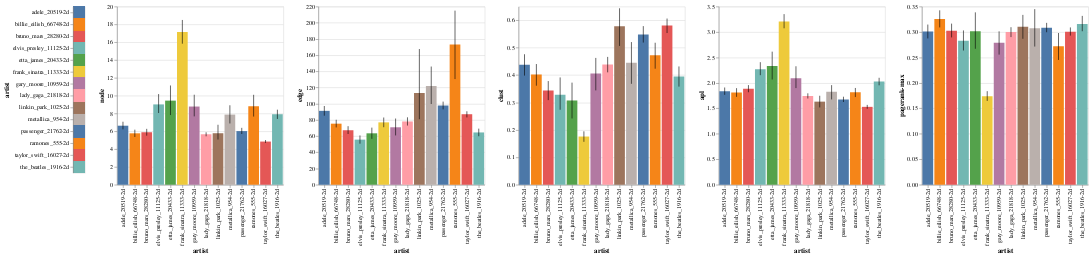

Notebook cell for this chart:
### Code cell
# bar graph

selection = alt.selection_multi(fields=['artist',])

color = alt.condition(selection, alt.Color('artist:N', legend=None),alt.value('lightgray'))

bars = alt.Chart(df).mark_bar().encode(
    x='artist:O',
    color=color,
    tooltip='artist'
).interactive()

error_bars = alt.Chart(df).mark_errorbar(extent='ci').encode(
    x='artist:O',
)

res = bars.encode(y=f'mean({features[0]}):Q')+error_bars.encode(y=f'{features[0]}:Q')

for i in features[1:]:
    res = res|bars.encode(y=f'mean({i}):Q')+error_bars.encode(y=f'{i}:Q')

alt.Chart(df).mark_rect().encode(y='artist', color=color).add_selection(selection) | res

### Figure 1 — Vega-Lite specification as saved in the notebook (floating-point values rounded to 4 significant figures; data arrays with more than 128 entries replaced by an {"elided": "..."} marker saying what was removed)
{"config": {"view": {"continuousWidth": 400, "continuousHeight": 300}}, "hconcat": [{"mark": "rect", "encoding": {"color": {"condition": {"type": "nominal", "field": "artist", "legend": null, "selection": "selector019"}, "value": "lightgray"}, "y": {"type": "nominal", "field": "artist"}}, "selection": {"selector019": {"type": "multi", "fields": ["artist"]}}}, {"hconcat": [{"layer": [{"mark": "bar", "encoding": {"color": {"condition": {"type": "nominal", "field": "artist", "legend": null, "selection": "selector019"}, "value": "lightgray"}, "tooltip": {"type": "nominal", "field": "artist"}, "x": {"type": "ordinal", "field": "artist"}, "y": {"type": "quantitative", "aggregate": "mean", "field": "node"}}, "selection": {"selector020": {"type": "interval", "bind": "scales", "encodings": ["x", "y"]}}}, {"mark": {"type": "errorbar", "extent": "ci"}, "encoding": {"x": {"type": "ordinal", "field": "artist"}, "y": {"type": "quantitative", "field": "node"}}}]}, {"layer": [{"mark": "bar", "encoding": {"color": {"condition": {"type": "nominal", "field": "artist", "legend": null, "selection": "selector019"}, "value": "lightgray"}, "tooltip": {"type": "nominal", "field": "artist"}, "x": {"type": "ordinal", "field": "artist"}, "y": {"type": "quantitative", "aggregate": "mean", "field": "edge"}}, "selection": {"selector020": {"type": "interval", "bind": "scales", "encodings": ["x", "y"]}}}, {"mark": {"type": "errorbar", "extent": "ci"}, "encoding": {"x": {"type": "ordinal", "field": "artist"}, "y": {"type": "quantitative", "field": "edge"}}}]}, {"layer": [{"mark": "bar", "encoding": {"color": {"condition": {"type": "nominal", "field": "artist", "legend": null, "selection": "selector019"}, "value": "lightgray"}, "tooltip": {"type": "nominal", "field": "artist"}, "x": {"type": "ordinal", "field": "artist"}, "y": {"type": "quantitative", "aggregate": "mean", "field": "clust"}}, "selection": {"selector020": {"type": "interval", "bind": "scales", "encodings": ["x", "y"]}}}, {"mark": {"type": "errorbar", "extent": "ci"}, "encoding": {"x": {"type": "ordinal", "field": "artist"}, "y": {"type": "quantitative", "field": "clust"}}}]}, {"layer": [{"mark": "bar", "encoding": {"color": {"condition": {"type": "nominal", "field": "artist", "legend": null, "selection": "selector019"}, "value": "lightgray"}, "tooltip": {"type": "nominal", "field": "artist"}, "x": {"type": "ordinal", "field": "artist"}, "y": {"type": "quantitative", "aggregate": "mean", "field": "apl"}}, "selection": {"selector020": {"type": "interval", "bind": "scales", "encodings": ["x", "y"]}}}, {"mark": {"type": "errorbar", "extent": "ci"}, "encoding": {"x": {"type": "ordinal", "field": "artist"}, "y": {"type": "quantitative", "field": "apl"}}}]}, {"layer": [{"mark": "bar", "encoding": {"color": {"condition": {"type": "nominal", "field": "artist", "legend": null, "selection": "selector019"}, "value": "lightgray"}, "tooltip": {"type": "nominal", "field": "artist"}, "x": {"type": "ordinal", "field": "artist"}, "y": {"type": "quantitative", "aggregate": "mean", "field": "pagerank-max"}}, "selection": {"selector020": {"type": "interval", "bind": "scales", "encodings": ["x", "y"]}}}, {"mark": {"type": "errorbar", "extent": "ci"}, "encoding": {"x": {"type": "ordinal", "field": "artist"}, "y": {"type": "quantitative", "field": "pagerank-max"}}}]}]}], "data": {"name": "data-d1e6f6b6e1638fdfb17d0f121ad70bfa"}, "$schema": "https://vega.github.io/schema/vega-lite/v4.8.1.json", "datasets": {"data-d1e6f6b6e1638fdfb17d0f121ad70bfa": {"elided": "1826 records"}}}
